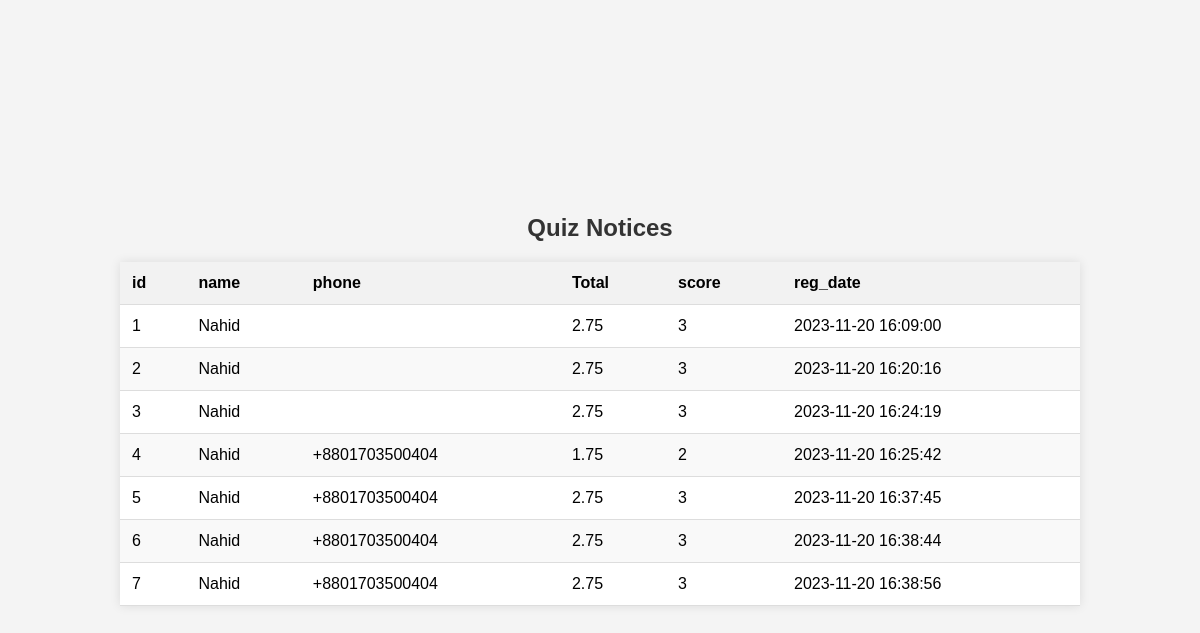
Page /app/result_table.php?qresulttable=quiz_1700496484_result on the committed database.
### tables this page shows
CREATE TABLE `quiz_1700496484_result` (
  `id` int(6) UNSIGNED NOT NULL,
  `name` varchar(30) NOT NULL,
  `phone` varchar(30) NOT NULL,
  `score` varchar(6) NOT NULL,
  `total` varchar(6) NOT NULL,
  `percentage` int(6) NOT NULL,
  `reg_date` timestamp NOT NULL DEFAULT current_timestamp() ON UPDATE current_timestamp()
);

### app/result_table.php (the view, shortened to what this page needs)
<?php
require "../dbconn.php";
$qresulttable = $_GET['qresulttable'];
$query = "SELECT * FROM $qresulttable";
$result = mysqli_query($db_conn, $query);
?>
<!DOCTYPE html>
<html lang="en">
<head>
</head>
<body>
<table>
    <caption><h2>Quiz Notices</h2></caption>
    <thead>
        <tr>
            <th>id</th>
            <th>name</th>
            <th>phone</th>
            <th>Total</th>
            <th>score</th>
            <th>reg_date</th>
        </tr>
    </thead>
    <tbody>
        <?php while ($row = mysqli_fetch_array($result)): ?>
            <tr>
                <td><?php echo $row['id']; ?></td>
                <td><?php echo $row['name']; ?></td>
                <td><?php echo $row['phone']; ?></td>
                <td><?php echo $row['total']; ?></td>
                <td><?php echo $row['score']; ?></td>
                <td><?php echo $row['reg_date']; ?></td>
            </tr>
        <?php endwhile; ?>
    </tbody>
</table>
</body>
</html>

### app/result_table.php (style rules this page uses)
body { font-family: Arial, sans-serif; background-color: #f4f4f4; margin: 0; padding: 0; display: flex; justify-content: center; align-items: center; height: 100vh; }
h2 { text-align: center; color: #333; }
table { width: 80%; margin: 20px auto; border-collapse: collapse; background-color: #fff; box-shadow: 0 0 10px rgba(0, 0, 0, 0.1); }
th, td { padding: 12px; text-align: left; border-bottom: 1px solid #ddd; }
th { background-color: #f2f2f2; }
tr:nth-child(even) { background-color: #f9f9f9; }

### rows in the picture
quiz_1700496484_result: id "1", name "Nahid", total "2.75", score "3", reg_date "2023-11-20 16:09:00"
quiz_1700496484_result: id "2", name "Nahid", total "2.75", score "3", reg_date "2023-11-20 16:20:16"
quiz_1700496484_result: id "3", name "Nahid", total "2.75", score "3", reg_date "2023-11-20 16:24:19"
quiz_1700496484_result: id "4", name "Nahid", phone "+8801703500404", total "1.75", score "2", reg_date "2023-11-20 16:25:42"
quiz_1700496484_result: id "5", name "Nahid", phone "+8801703500404", total "2.75", score "3", reg_date "2023-11-20 16:37:45"
quiz_1700496484_result: id "6", name "Nahid", phone "+8801703500404", total "2.75", score "3", reg_date "2023-11-20 16:38:44"
quiz_1700496484_result: id "7", name "Nahid", phone "+8801703500404", total "2.75", score "3", reg_date "2023-11-20 16:38:56"
